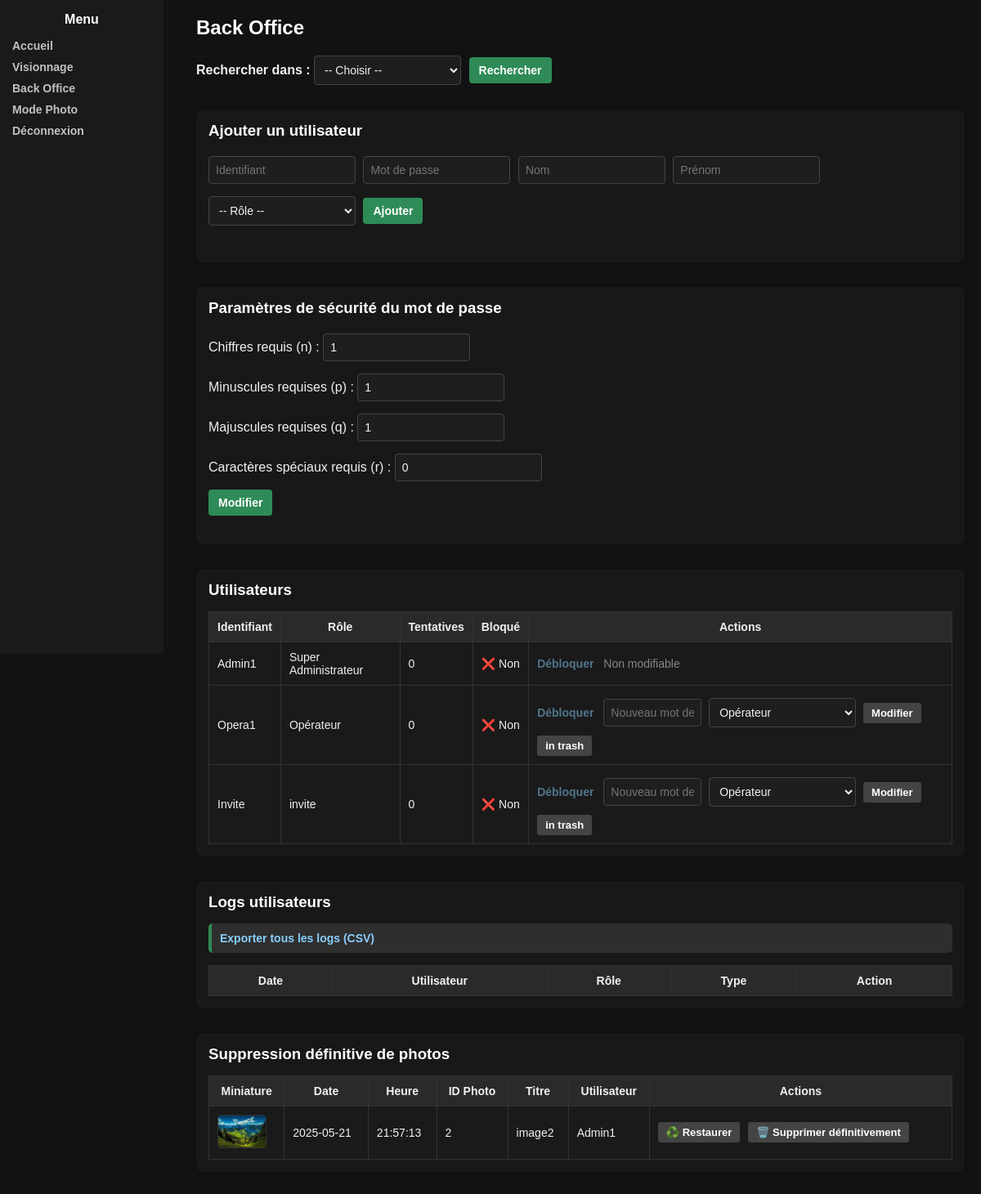
The app's page /back-office.php (signed in) with its own data.
### tables this page shows
CREATE TABLE PARAM (
    idParam INTEGER PRIMARY KEY AUTOINCREMENT,
    n INTEGER NOT NULL DEFAULT 1,
    p INTEGER NOT NULL DEFAULT 1,
    q INTEGER NOT NULL DEFAULT 1,
    r INTEGER NOT NULL DEFAULT 1
);

CREATE TABLE "USER" ("userID" INTEGER NOT NULL, "mdp" TEXT NOT NULL, "acID" TEXT NOT NULL, "prenom" TEXT NOT NULL, "nom" TEXT NOT NULL, "role" TEXT NOT NULL, "tentatives" INTEGER, bloque TEXT DEFAULT 'non', PRIMARY KEY("userID" AUTOINCREMENT));

CREATE TABLE "PHOTO" ("photoID" INTEGER NOT NULL, "userID" INTEGER NOT NULL, "titre" TEXT NOT NULL, "dateP" DATE NOT NULL, "heureP" TIME NOT NULL, "supr" TEXT NOT NULL, "chemin" TEXT UNIQUE, PRIMARY KEY("photoID" AUTOINCREMENT), FOREIGN KEY("userID") REFERENCES "USER"("userID"));

### back-office.php (the view, shortened to what this page needs)
<?php
require_once('bdd.php');
$type_recherche = $_GET['type_recherche'] ?? '';
if (!in_array($type_recherche, ['utilisateur', 'log', 'photo'])) {
    $type_recherche = '';
}
$afficher_utilisateurs = ($type_recherche === 'utilisateur' || $type_recherche === '');
$afficher_photos = ($type_recherche === 'photo' || $type_recherche === '');
$filtre_user = $_GET['user'] ?? '';
$filtre_role = $_GET['role'] ?? '';
$filtre_date = $_GET['date'] ?? '';
$filtre_nom = $_GET['nom'] ?? '';
$filtre_id = $_GET['id'] ?? '';
$utilisateurs = [];
if ($afficher_utilisateurs) {
    $stmt = $pdo->prepare("SELECT * FROM USER WHERE acID LIKE ? AND role LIKE ?");
    $stmt->execute(["%$filtre_user%", "%$filtre_role%"]);
    $utilisateurs = $stmt->fetchAll(PDO::FETCH_ASSOC);
}
$stmt = $pdo->query("SELECT * FROM PARAM LIMIT 1");
$params = $stmt->fetch(PDO::FETCH_ASSOC);
$photos = [];
if ($afficher_photos) {
$stmt = $pdo->prepare("
    SELECT P.*, U.acID
    FROM PHOTO P
    JOIN USER U ON P.userID = U.userID
    WHERE supr = 'oui'
    AND dateP LIKE ?
    AND titre LIKE ?
    AND photoID LIKE ?
");
    $stmt->execute(["%$filtre_date%", "%$filtre_nom%", "%$filtre_id%"]);
    $photos = $stmt->fetchAll(PDO::FETCH_ASSOC);
}
?>
<!DOCTYPE html>
<html lang="fr">
<head>
    <link rel="stylesheet" href="assets/css/style.css">
</head>
<body>
<div class="menu">
    <h3>Menu</h3>
    <ul>
        <li><a href="home.php">Accueil</a></li>
        <li><a href="visionnage.php">Visionnage</a></li>
        <li><a href="back-office.php">Back Office</a></li>
        <li><a href="mode-photo.php">Mode Photo</a></li>
        <li><a href="logout.php">Déconnexion</a></li>
    </ul>
</div>
<div class="container">
    <h2>Back Office</h2>
    <form method="get">
        <label><strong>Rechercher dans :</strong></label>
        <select name="type_recherche" onchange="this.form.submit()">
            <option value="">-- Choisir --</option>
        </select>
        <button type="submit">Rechercher</button>
    </form>
    <section>
    <h3>Ajouter un utilisateur</h3>
    <form method="post">
        <input type="text" name="new_login" placeholder="Identifiant" required>
        <input type="password" name="new_password" placeholder="Mot de passe" required>
        <input type="text" name="new_nom" placeholder="Nom" required>
        <input type="text" name="new_prenom" placeholder="Prénom" required>
        <select name="new_role" required>
            <option value="">-- Rôle --</option>
        </select>
        <button type="submit">Ajouter</button>
    </form>
</section>
<?php if ($_SESSION['role'] === 'Super Administrateur' || $_SESSION['role'] === 'Administrateur'): ?>
<section>
    <h3>Paramètres de sécurité du mot de passe</h3>
    <form method="post">
        <label>Chiffres requis (n) : <input type="number" name="n" value="<?= $params['n'] ?>" min="0"></label><br>
        <label>Minuscules requises (p) : <input type="number" name="p" value="<?= $params['p'] ?>" min="0"></label><br>
        <label>Majuscules requises (q) : <input type="number" name="q" value="<?= $params['q'] ?>" min="0"></label><br>
        <label>Caractères spéciaux requis (r) : <input type="number" name="r" value="<?= $params['r'] ?>" min="0"></label><br>
        <button type="submit">Modifier</button>
    </form>
</section>
<?php endif; ?>
    <section>
        <h3>Utilisateurs</h3>
        <table>
            <thead>
                <tr><th>Identifiant</th><th>Rôle</th><th>Tentatives</th><th>Bloqué</th><th>Actions</th></tr>
            </thead>
            <tbody>
                <?php foreach ($utilisateurs as $user): ?>
                    <tr>
    <td><?= $user['acID'] ?></td>
    <td><?= $user['role'] ?></td>
    <td><?= $user['tentatives'] ?></td>
    <td><?= $user['bloque'] === 'oui' ? '✅ Oui' : '❌ Non' ?></td>
    <td>
        <a href="?type_recherche=utilisateur&debloquer=<?= $user['userID'] ?>" <?= $user['bloque'] === 'oui' ? '' : 'style="opacity:0.5;pointer-events:none;"' ?>>Débloquer</a>
        <?php if ($user['role'] !== 'Super Administrateur' && in_array($_SESSION['role'], ['Super Administrateur', 'Administrateur'])): ?>
            <form method="post" style="display:inline;">
                <input type="password" name="modif_pass" placeholder="Nouveau mot de passe" style="width:120px;">
                <select name="modif_role">
                    <option value="Opérateur" <?= $user['role'] === 'Opérateur' ? 'selected' : '' ?>>Opérateur</option>
                </select>
                <button type="submit">Modifier</button>
            </form>
        <?php else: ?>
            <span style="opacity:0.5;">Non modifiable</span>
        <?php endif; ?>
        <?php if ($user['role'] !== 'Super Administrateur' && in_array($_SESSION['role'], ['Super Administrateur', 'Administrateur'])): ?>
            <form method="post" style="display:inline;" onsubmit="return confirm('Supprimer définitivement cet utilisateur ?');">
                <button type="submit">in trash</button>
            </form>
        <?php endif; ?>
    </td>
</tr>
                <?php endforeach; ?>
            </tbody>
        </table>
    </section>
    <section>
        <h3>Logs utilisateurs</h3>
        <p><a href="?export=logs"> Exporter tous les logs (CSV)</a></p>
        <table>
            <thead><tr><th>Date</th><th>Utilisateur</th><th>Rôle</th><th>Type</th><th>Action</th></tr></thead>
        </table>
    </section>
    <section>
        <h3>Suppression définitive de photos</h3>
        <table>
<thead>
    <tr>
        <th>Miniature</th>
        <th>Date</th>
        <th>Heure</th>
        <th>ID Photo</th>
        <th>Titre</th>
        <th>Utilisateur</th>
        <th>Actions</th>
    </tr>
</thead>
          <tbody>
<?php foreach ($photos as $photo): ?>
    <?php if (isset($photo['chemin'], $photo['dateP'], $photo['photoID'], $photo['titre'], $photo['acID'], $photo['heureP'])): ?>
        <tr>
            <td><img src="assets/images/<?= htmlspecialchars($photo['chemin']) ?>" width="60"></td>
            <td><?= htmlspecialchars($photo['dateP']) ?></td>
            <td><?= htmlspecialchars($photo['heureP']) ?></td>
            <td><?= htmlspecialchars($photo['photoID']) ?></td>
            <td><?= htmlspecialchars($photo['titre']) ?></td>
            <td><?= htmlspecialchars($photo['acID']) ?></td>
            <td>
    <form method="post" style="display:inline;">
        <button type="submit">♻️ Restaurer</button>
    </form>
   <form method="post" onsubmit="return confirm('Supprimer définitivement cette photo ?');" style="display:inline;">
    <button type="submit">🗑️ Supprimer définitivement</button>
</form>
    <?php endif; ?>
<?php endforeach; ?>
</tbody>
    </section>
</div>
</body>
</html>

### assets/css/style.css (style rules this page uses)
* { box-sizing: border-box; margin: 0; padding: 0; }
body { font-family: Arial, sans-serif; background-color: #121212; color: #f0f0f0; }
.menu { background-color: #1a1a1a; padding: 15px; width: 200px; height: 100vh; position: fixed; top: 0; left: 0; font-size: 14px; }
.menu h3 { color: #ffffff; text-align: center; margin-bottom: 15px; font-size: 16px; }
.menu ul { list-style: none; }
.menu ul li { margin: 10px 0; }
.menu ul li a { text-decoration: none; color: #c0c0c0; }
.container { margin-left: 220px; padding: 20px; }
h2, h3 { margin-bottom: 15px; color: #ffffff; }
section { margin-bottom: 30px; padding: 15px; background-color: #181818; border-radius: 8px; box-shadow: 0 0 5px rgba(0, 0, 0, 0.3); }
form { margin-bottom: 20px; }
form input[type="text"], form input[type="password"], form input[type="number"], form select { padding: 8px; margin: 5px 5px 10px 0; border: 1px solid #444; border-radius: 4px; background-color: #1e1e1e; color: #f0f0f0; width: 180px; font-size: 14px; }
form button { padding: 8px 12px; background-color: #2e8b57; border: none; border-radius: 4px; color: white; font-weight: bold; font-size: 14px; cursor: pointer; }
table { width: 100%; border-collapse: collapse; margin-top: 10px; background-color: #1a1a1a; color: #f0f0f0; font-size: 14px; }
th, td { padding: 10px; border: 1px solid #333; }
th { background-color: #2a2a2a; }
td button { padding: 5px 10px; background-color: #444; color: white; border: none; border-radius: 3px; font-size: 13px; }
td form { display: inline-block; margin-right: 6px; }
img { border-radius: 4px; border: 1px solid #333; transition: transform 0.2s; }
a { color: #87cefa; text-decoration: none; font-weight: bold; margin-right: 8px; }
p { padding: 10px; background-color: #2e2e2e; border-left: 4px solid #2e8b57; border-radius: 5px; font-size: 14px; margin-bottom: 15px; }

### records on screen
param: n "1", p "1", q "1", r "0"
user: acID "Admin1", role "Super Administrateur", tentatives "0", bloque "❌ Non", shows "Non modifiable"
user: acID "Opera1", role "Opérateur", tentatives "0", bloque "❌ Non", modif_role "Opérateur"
user: acID "Invite", role "invite", tentatives "0", bloque "❌ Non"
photo: chemin (picture), dateP "2025-05-21", heureP "21:57:13", photoID "2", titre "image2", userID.acID "Admin1"
